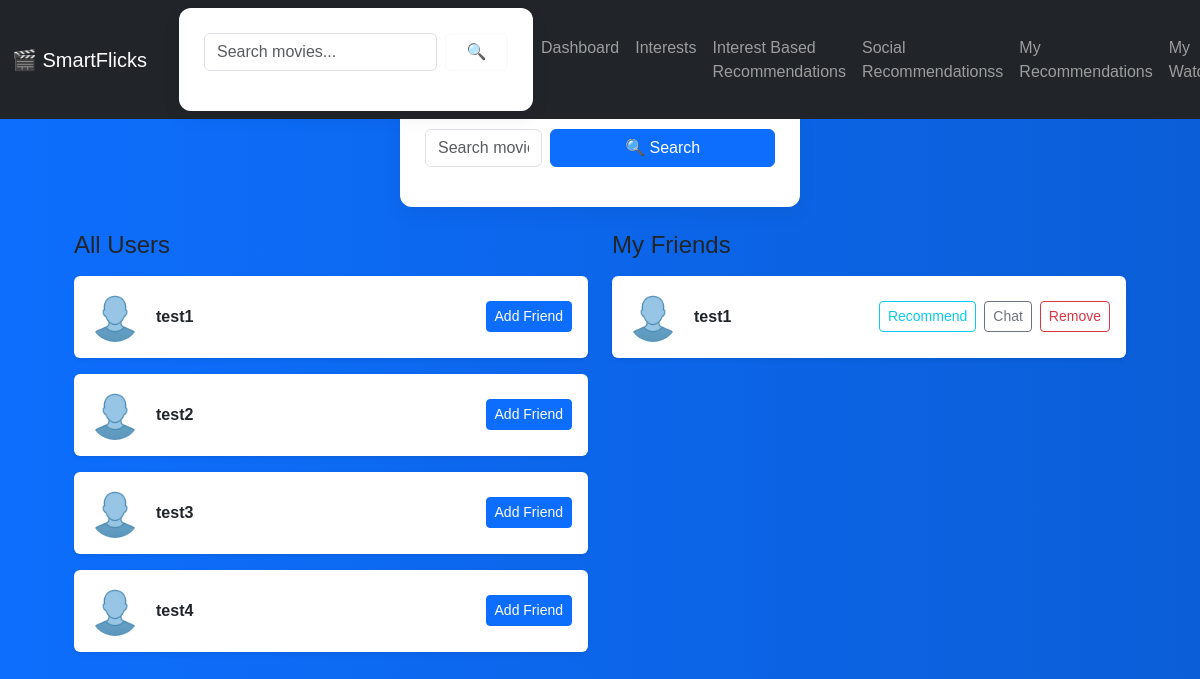
/dashboard (signed in), run on the app's committed database.
### tables this page shows
CREATE TABLE users (
            id INTEGER PRIMARY KEY AUTOINCREMENT,
            username TEXT UNIQUE,
            password TEXT,
            email TEXT,
            profile_pic TEXT DEFAULT ''
        );

### app.py (the view)
@app.route('/dashboard')
def dashboard():
    if 'user_id' not in session:
        return redirect('/login')
    conn = get_db()
    user_id = session['user_id']
    users = conn.execute('SELECT * FROM users WHERE id != ?', (user_id,)).fetchall()
    friends = conn.execute('''
        SELECT u.* FROM users u
        JOIN friends f ON u.id = f.friend_id
        WHERE f.user_id = ?
    ''', (user_id,)).fetchall()
    conn.close()
    return render_template('dashboard.html', users=users, friends=friends)

### app.py (called while the page is built)
def get_db():
    conn = sqlite3.connect('database.db')
    conn.row_factory = sqlite3.Row
    return conn

### templates/dashboard.html (shortened to what this page needs)
{% extends "base.html" %}
{% block content %}
<div class="container mt-4">
    <form method="GET" action="/search_movies" class="mb-4 d-flex justify-content-center">
        <input type="text" name="query" class="form-control w-50 me-2" placeholder="Search movies..." value="{{ query or '' }}">
        <button type="submit" class="btn btn-primary">🔍 Search</button>
    </form>
    <div class="row">
        <div class="col-md-6">
            <h4 class="mb-3">All Users</h4>
            {% if users %}
                {% for user in users %}
                    <div class="d-flex align-items-center bg-white p-3 mb-3 shadow-sm rounded">
                        {% set pic = user['profile_pic'] if user['profile_pic'] else 'default.jpg' %}
                        <img src="{{ url_for('static', filename='uploads/' ~ pic) }}" alt="Avatar" class="rounded-circle me-3" width="50" height="50">
                        <div class="flex-grow-1"><strong>{{ user['username'] }}</strong></div>
                        <a href="/send_friend_request/{{ user['id'] }}" class="btn btn-sm btn-primary">Add Friend</a>
                    </div>
                {% endfor %}
            {% else %}
                <p>No other users found.</p>
            {% endif %}
        </div>
        <div class="col-md-6">
            <h4 class="mb-3">My Friends</h4>
            {% if friends %}
                {% set displayed = [] %}
                {% for friend in friends %}
                    {% if friend['id'] not in displayed %}
                        {% set _ = displayed.append(friend['id']) %}
                        <div class="d-flex align-items-center bg-white p-3 mb-3 shadow-sm rounded">
                            {% set pic = friend['profile_pic'] if friend['profile_pic'] else 'default.jpg' %}
                            <img src="{{ url_for('static', filename='uploads/' ~ pic) }}" alt="Friend Avatar" class="rounded-circle me-3" width="50" height="50">
                            <div class="flex-grow-1"><strong>{{ friend['username'] }}</strong></div>
                            <div class="d-flex gap-2">
                                <a href="/recommend/{{ friend['id'] }}" class="btn btn-sm btn-outline-info">Recommend</a>
                                <a href="/chat/{{ friend['id'] }}" class="btn btn-sm btn-outline-secondary">Chat</a>
                                <a href="/remove_friend/{{ friend['id'] }}" class="btn btn-sm btn-outline-danger">Remove</a>
                            </div>
                        </div>
                    {% endif %}
                {% endfor %}
            {% else %}
                <p>You haven't added any friends yet.</p>
            {% endif %}
        </div>
    </div>
</div>
{% endblock %}

### static/style.css (style rules this page uses)
* { margin: 0; padding: 0; box-sizing: border-box; }
body { font-family: 'Poppins', Arial, sans-serif; background: linear-gradient(to right, #0d6efd, #0b5ed7); min-height: 100vh; padding: 40px; color: #212529; }
form { background: #ffffff; padding: 25px; border-radius: 12px; width: 100%; max-width: 400px; margin: auto; box-shadow: 0 8px 20px rgba(0, 0, 0, 0.05); }
input, button, select, textarea { width: 100%; padding: 10px 15px; margin-bottom: 15px; border: 1px solid #ced4da; border-radius: 8px; font-size: 16px; transition: all 0.3s ease; }
button { background-color: #0d6efd; color: white; font-weight: 500; border: none; cursor: pointer; transition: background-color 0.3s; }
a { color: #ffffff; text-decoration: none; transition: color 0.3s; }
.container { max-width: 1100px; margin: auto; }

### templates/base.html (style rules this page uses)
body { background-color: #f8f9fa; padding-top: 80px; }

### data on the page
users: username "test1"
users: username "test2"
users: username "test3"
users: username "test4"
